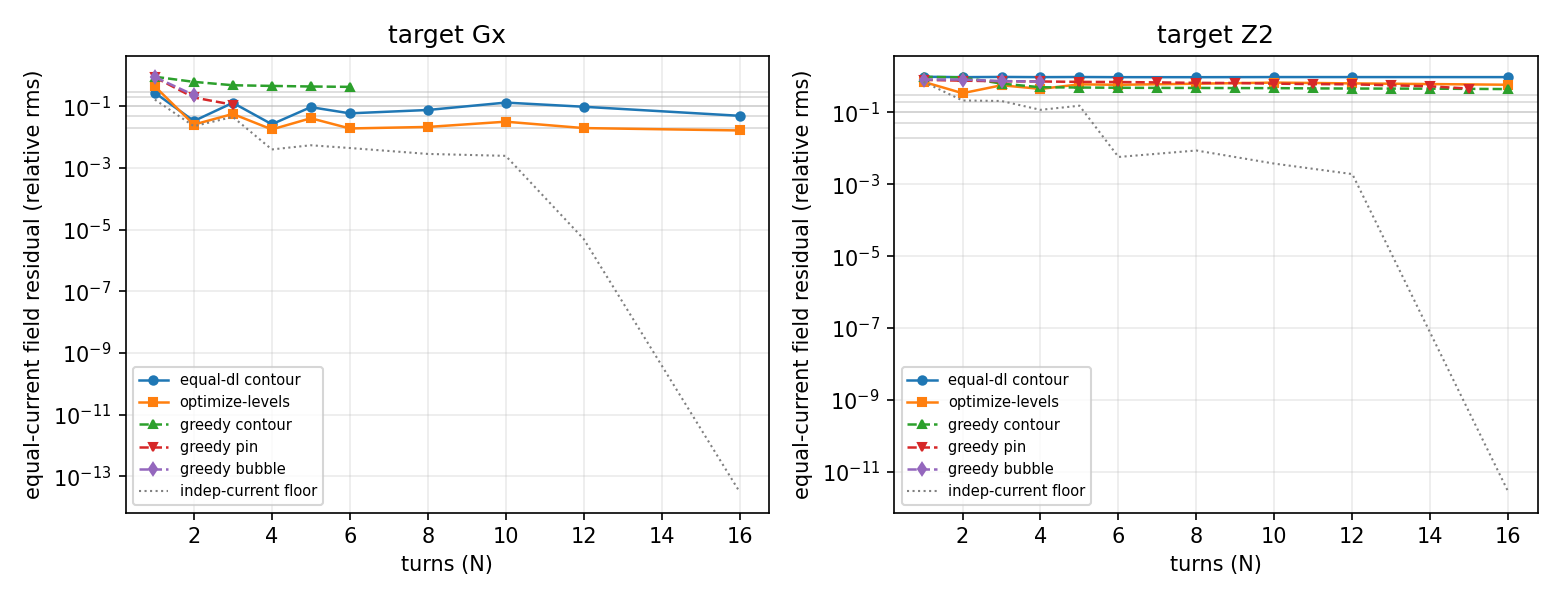

This chart was generated by the following Python code:
"""bench_low_turn_budget.py -- does the stream-function method succeed at LOW
turn count?  Quantify "fewest turns to meet a field spec" per strategy.

Sweeps the turn count across the low-turn manufacture strategies on a
representative SF coil design (the golden cylinder former, MRI-gradient-scale
DSV; Gx gradient + Z2 shim targets, --confine abe so the contours close) and
reports, for a set of relative-field-rms specs, the FEWEST turns each strategy
needs.  Answers the question with hard numbers.

METRIC (apples-to-apples): the EQUAL-CURRENT single-series field residual of the
N-turn loop set (||I*sum_k s_k f_k - B|| / ||B||, one common current I) --
exactly what a single wound wire delivers per turn count:
  * equal_dI_contour   N equal-deltaI psi iso-contours (the classic SF discretisation)
  * optimize_levels    the N contour LEVELS optimised (--optimize-levels)
  * greedy_contour/pin/bubble   greedy constructive (--greedy-turns, monotone trace)
Context curves (JSON + reported, not the headline): loops_homogeneity_rms (N
INDEPENDENT currents -- the driven-array floor) and wire_homogeneity_rms (the
delivered single-stroke wire AFTER chaining, optimised levels).

HONEST scope: ONE representative geometry (the golden cylinder fixture), TWO
targets.  Few turns = coarse quantisation of a continuous current density, so
the achievable field accuracy is bounded; this bench measures that bound.

Outputs (committed, per the Data Persistence Policy): bench_low_turn_budget.json
+ bench_low_turn_budget.png next to this script.  The .vol meshes are gitignored
and regenerated into a temp dir by tests/panels/fixtures/make_streamfunction_vol.py.
Run:  python bench_low_turn_budget.py
"""
from __future__ import annotations

import json
import os
import platform
import subprocess
import sys
import tempfile

HERE = os.path.dirname(os.path.abspath(__file__))
REPO = os.path.abspath(os.path.join(HERE, "..", ".."))
CALC = os.path.join(REPO, "src", "radia", "panels", "calc_streamfunction.py")
FIXTURE = os.path.join(REPO, "tests", "panels", "fixtures",
                       "make_streamfunction_vol.py")

TARGETS = [("Gx", "x"), ("Z2", "z*z-(x*x+y*y)/2")]
N_SET = [1, 2, 3, 4, 5, 6, 8, 10, 12, 16]
GREEDY_MAX = 16
SPECS = [0.30, 0.20, 0.10, 0.05, 0.02]
CONFINE = "abe"          # the recommended BC: closes the contours on a finite former
EVAL_MAX = 24


def _env():
    e = os.environ.copy()
    e["PYTHONIOENCODING"] = "utf-8"
    return e


def run_calc(coil, evalv, target_cf, extra):
    cmd = [sys.executable, CALC, "--coil-vol", coil, "--eval-vol", evalv,
           "--order", "1", "--target-cf", target_cf, "--method", "manufacture",
           "--eval-max", str(EVAL_MAX), "--confine", CONFINE] + extra
    r = subprocess.run(cmd, capture_output=True, text=True, env=_env(),
                       timeout=1200)
    if r.returncode != 0:
        raise RuntimeError(f"calc failed (rc={r.returncode}) for {extra}:\n"
                           f"{r.stderr[-1500:]}")
    lines = [ln for ln in r.stdout.splitlines() if ln.strip()]
    return json.loads(lines[-1])


def first_turns_meeting(curve, spec):
    """curve = list of (n_turns, rms); return the FEWEST n with rms <= spec
    (None if never).  For a non-monotone curve this is the first crossing."""
    for n, rms in curve:
        if rms is not None and rms <= spec:
            return n
    return None


def gen_fixture(outdir):
    r = subprocess.run([sys.executable, FIXTURE, outdir],
                       capture_output=True, text=True, env=_env(), timeout=600)
    if r.returncode != 0:
        raise RuntimeError(f"fixture gen failed:\n{r.stderr[-800:]}")
    coil = os.path.join(outdir, "coil_cyl_surf.vol")
    evalv = os.path.join(outdir, "eval_dsv.vol")
    if not (os.path.exists(coil) and os.path.exists(evalv)):
        raise RuntimeError("fixture .vol not produced")
    return coil, evalv


def sweep_one_target(coil, evalv, name, cf):
    print(f"\n=== target {name} ({cf}) ===")
    # contour + optimize-levels: one --optimize-levels call per N gives BOTH the
    # uniform (equal-deltaI) and the optimised equal-current residual, plus the
    # independent-current floor and the delivered single-stroke wire.
    equal_dI, opt_lv, loops_floor, wire_deliv = [], [], [], []
    for N in N_SET:
        o = run_calc(coil, evalv, cf, ["--nlevels", str(N), "--optimize-levels"])
        equal_dI.append((N, o.get("equal_current_rms_uniform")))
        opt_lv.append((N, o.get("equal_current_rms_optimized")))
        loops_floor.append((N, o.get("loops_homogeneity_rms")))
        wire_deliv.append((N, o.get("wire_homogeneity_rms")))
        print(f"  N={N:2d}  equal-dI={o.get('equal_current_rms_uniform'):.4f}  "
              f"opt-levels={o.get('equal_current_rms_optimized'):.4f}  "
              f"loops(indep)={o.get('loops_homogeneity_rms'):.4f}  "
              f"wire(deliv)={o.get('wire_homogeneity_rms'):.4f}")
    # greedy: one call per dict gives the full monotone trace n=1..GREEDY_MAX
    greedy = {}
    for dct in ("contour", "pin", "bubble"):
        extra = ["--greedy-turns", str(GREEDY_MAX), "--greedy-dict", dct]
        if dct == "bubble":
            extra += ["--pin-tiling-pins", "60"]
        o = run_calc(coil, evalv, cf, extra)
        tr = [(t["n_turns"], t["rms"]) for t in o.get("greedy_trace", [])]
        greedy[dct] = tr
        floor = tr[-1][1] if tr else None
        print(f"  greedy-{dct:7s} {len(tr)} turns, floor rms="
              f"{floor:.4f}" if floor is not None else f"  greedy-{dct}: empty")
    return {
        "target": name, "target_cf": cf,
        "equal_dI_contour": equal_dI,
        "optimize_levels": opt_lv,
        "loops_indep_floor": loops_floor,
        "wire_delivered": wire_deliv,
        "greedy": greedy,
    }


def spec_table(res):
    """Fewest turns to meet each spec, per strategy (the headline answer)."""
    rows = {}
    curves = {
        "equal_dI_contour": res["equal_dI_contour"],
        "optimize_levels": res["optimize_levels"],
        "greedy_contour": res["greedy"].get("contour", []),
        "greedy_pin": res["greedy"].get("pin", []),
        "greedy_bubble": res["greedy"].get("bubble", []),
    }
    for strat, curve in curves.items():
        rows[strat] = {f"{int(s*100)}%": first_turns_meeting(curve, s)
                       for s in SPECS}
    return rows


def plot(results, out_png):
    import matplotlib
    matplotlib.use("Agg")
    import matplotlib.pyplot as plt
    fig, axes = plt.subplots(1, len(results), figsize=(5.2 * len(results), 4.0),
                             squeeze=False)
    styles = [("equal_dI_contour", "equal-dI contour", "o-", "C0"),
              ("optimize_levels", "optimize-levels", "s-", "C1"),
              ("greedy_contour", "greedy contour", "^--", "C2"),
              ("greedy_pin", "greedy pin", "v--", "C3"),
              ("greedy_bubble", "greedy bubble", "d--", "C4")]
    for ax, res in zip(axes[0], results):
        curves = {
            "equal_dI_contour": res["equal_dI_contour"],
            "optimize_levels": res["optimize_levels"],
            "greedy_contour": res["greedy"].get("contour", []),
            "greedy_pin": res["greedy"].get("pin", []),
            "greedy_bubble": res["greedy"].get("bubble", []),
        }
        for key, lbl, sty, col in styles:
            c = [(n, r) for (n, r) in curves[key] if r is not None]
            if c:
                ax.plot([n for n, _ in c], [r for _, r in c], sty, color=col,
                        label=lbl, ms=4, lw=1.2)
        floor = [(n, r) for (n, r) in res["loops_indep_floor"] if r is not None]
        if floor:
            ax.plot([n for n, _ in floor], [r for _, r in floor], ":",
                    color="0.5", label="indep-current floor", lw=1.0)
        for s in SPECS:
            ax.axhline(s, color="0.85", lw=0.8, zorder=0)
        ax.set_yscale("log")
        ax.set_xlabel("turns (N)")
        ax.set_ylabel("equal-current field residual (relative rms)")
        ax.set_title(f"target {res['target']}")    # subplot label, NOT in-figure title
        ax.grid(True, which="both", alpha=0.25)
        ax.legend(fontsize=7)
    fig.tight_layout()
    fig.savefig(out_png, dpi=150)
    plt.close(fig)


def main():
    with tempfile.TemporaryDirectory() as td:
        coil, evalv = gen_fixture(td)
        results = [sweep_one_target(coil, evalv, name, cf)
                   for name, cf in TARGETS]

    out = {
        "benchmark": "low_turn_budget",
        "hostname": platform.node(),
        "problem": {
            "former": "cylinder r=0.15 m L=0.50 m (golden fixture)",
            "dsv": "sphere r=0.05 m",
            "confine": CONFINE, "order": 1, "eval_max": EVAL_MAX,
            "n_set": N_SET, "greedy_max": GREEDY_MAX, "specs": SPECS,
        },
        "metric": "equal-current single-series field residual (relative rms) of "
                  "the N-turn loop set; one common current",
        "results": results,
        "spec_table": {r["target"]: spec_table(r) for r in results},
    }
    json_path = os.path.join(HERE, "bench_low_turn_budget.json")
    with open(json_path, "w", encoding="utf-8") as f:
        json.dump(out, f, indent=2, ensure_ascii=False)
    png_path = os.path.join(HERE, "bench_low_turn_budget.png")
    try:
        plot(results, png_path)
    except Exception as e:                                  # noqa: BLE001
        print(f"plot skipped: {e}")
        png_path = None

    print("\n================ FEWEST TURNS TO MEET SPEC ================")
    for tgt, tbl in out["spec_table"].items():
        print(f"\n  target {tgt}  (relative field rms spec -> fewest turns)")
        header = "    %-18s " % "strategy" + "".join(
            "%7s" % f"{int(s*100)}%" for s in SPECS)
        print(header)
        for strat, row in tbl.items():
            cells = "".join("%7s" % ("-" if row[f"{int(s*100)}%"] is None
                                     else row[f"{int(s*100)}%"]) for s in SPECS)
            print("    %-18s %s" % (strat, cells))
    print(f"\nSaved {json_path}")
    if png_path:
        print(f"Saved {png_path}")


if __name__ == "__main__":
    main()
